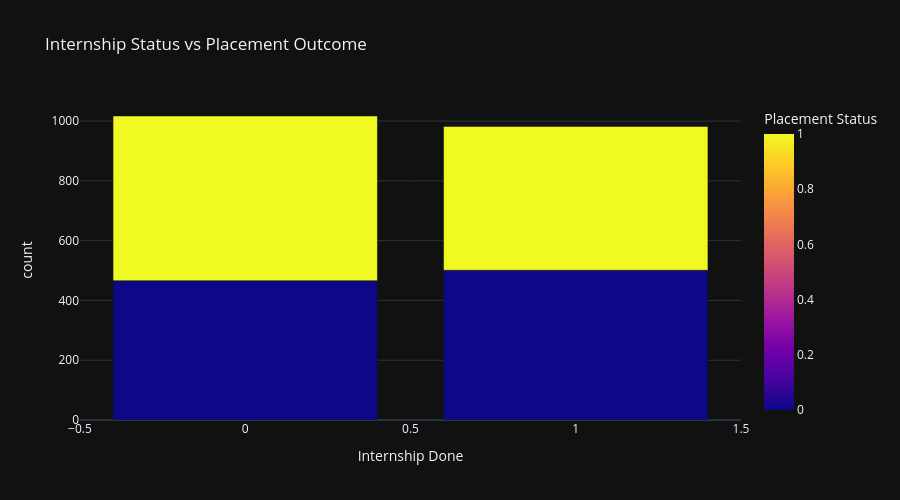

This figure's notebook cell:
### Markdown cell above
### 8. Stacked Bar Chart – Internship Status vs Placement Outcome

### Code cell
internship_placement = df_eda.groupby(['Internship Done', 'Placement Status']).size().reset_index(name='count')
fig = px.bar(internship_placement, x='Internship Done', y='count', color='Placement Status',
             title='Internship Status vs Placement Outcome',
             color_discrete_sequence=px.colors.qualitative.Set2,
             barmode='stack')
fig.update_layout(template='plotly_dark', height=500, font=dict(size=12))
fig.show()

### Figure 1 — Plotly figure (JSON) as saved in the notebook; plotly's stock layout.template omitted (floating-point values rounded to 4 significant figures)
{"data": [{"hovertemplate": "Internship Done=%{x}<br>count=%{y}<br>Placement Status=%{marker.color}<extra></extra>", "legendgroup": "", "marker": {"color": [0.0, 1.0, 0.0, 1.0], "coloraxis": "coloraxis", "pattern": {"shape": ""}}, "name": "", "orientation": "v", "showlegend": false, "textposition": "auto", "type": "bar", "x": [0, 0, 1, 1], "xaxis": "x", "y": [466, 551, 501, 481], "yaxis": "y"}], "layout": {"barmode": "stack", "coloraxis": {"colorbar": {"title": {"text": "Placement Status"}}, "colorscale": [[0, "#0d0887"], [0.1111, "#46039f"], [0.2222, "#7201a8"], [0.3333, "#9c179e"], [0.4444, "#bd3786"], [0.5556, "#d8576b"], [0.6667, "#ed7953"], [0.7778, "#fb9f3a"], [0.8889, "#fdca26"], [1, "#f0f921"]]}, "font": {"size": 12}, "height": 500, "legend": {"tracegroupgap": 0}, "title": {"text": "Internship Status vs Placement Outcome"}, "xaxis": {"anchor": "y", "domain": [0, 1], "title": {"text": "Internship Done"}}, "yaxis": {"anchor": "x", "domain": [0, 1], "title": {"text": "count"}}}}
